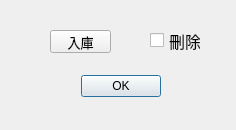
<?xml version="1.0" encoding="UTF-8"?>
<ui version="4.0">
 <class>ModifyDialog</class>
 <widget class="QDialog" name="ModifyDialog">
  <property name="geometry">
   <rect>
    <x>0</x>
    <y>0</y>
    <width>236</width>
    <height>130</height>
   </rect>
  </property>
  <property name="windowTitle">
   <string>Dialog</string>
  </property>
  <widget class="QDialogButtonBox" name="resultbuttonBox">
   <property name="geometry">
    <rect>
     <x>80</x>
     <y>70</y>
     <width>81</width>
     <height>32</height>
    </rect>
   </property>
   <property name="orientation">
    <enum>Qt::Horizontal</enum>
   </property>
   <property name="standardButtons">
    <set>QDialogButtonBox::Ok</set>
   </property>
  </widget>
  <widget class="QCheckBox" name="deletecheckBox">
   <property name="geometry">
    <rect>
     <x>150</x>
     <y>20</y>
     <width>51</width>
     <height>41</height>
    </rect>
   </property>
   <property name="font">
    <font>
     <pointsize>12</pointsize>
    </font>
   </property>
   <property name="text">
    <string>刪除</string>
   </property>
  </widget>
  <widget class="QPushButton" name="transferpushButton">
   <property name="geometry">
    <rect>
     <x>50</x>
     <y>30</y>
     <width>61</width>
     <height>23</height>
    </rect>
   </property>
   <property name="font">
    <font>
     <family>Agency FB</family>
     <pointsize>10</pointsize>
    </font>
   </property>
   <property name="text">
    <string>入庫</string>
   </property>
  </widget>
 </widget>
 <resources/>
 <connections>
  <connection>
   <sender>resultbuttonBox</sender>
   <signal>accepted()</signal>
   <receiver>ModifyDialog</receiver>
   <slot>accept()</slot>
   <hints>
    <hint type="sourcelabel">
     <x>248</x>
     <y>254</y>
    </hint>
    <hint type="destinationlabel">
     <x>157</x>
     <y>274</y>
    </hint>
   </hints>
  </connection>
  <connection>
   <sender>resultbuttonBox</sender>
   <signal>rejected()</signal>
   <receiver>ModifyDialog</receiver>
   <slot>reject()</slot>
   <hints>
    <hint type="sourcelabel">
     <x>316</x>
     <y>260</y>
    </hint>
    <hint type="destinationlabel">
     <x>286</x>
     <y>274</y>
    </hint>
   </hints>
  </connection>
 </connections>
</ui>
